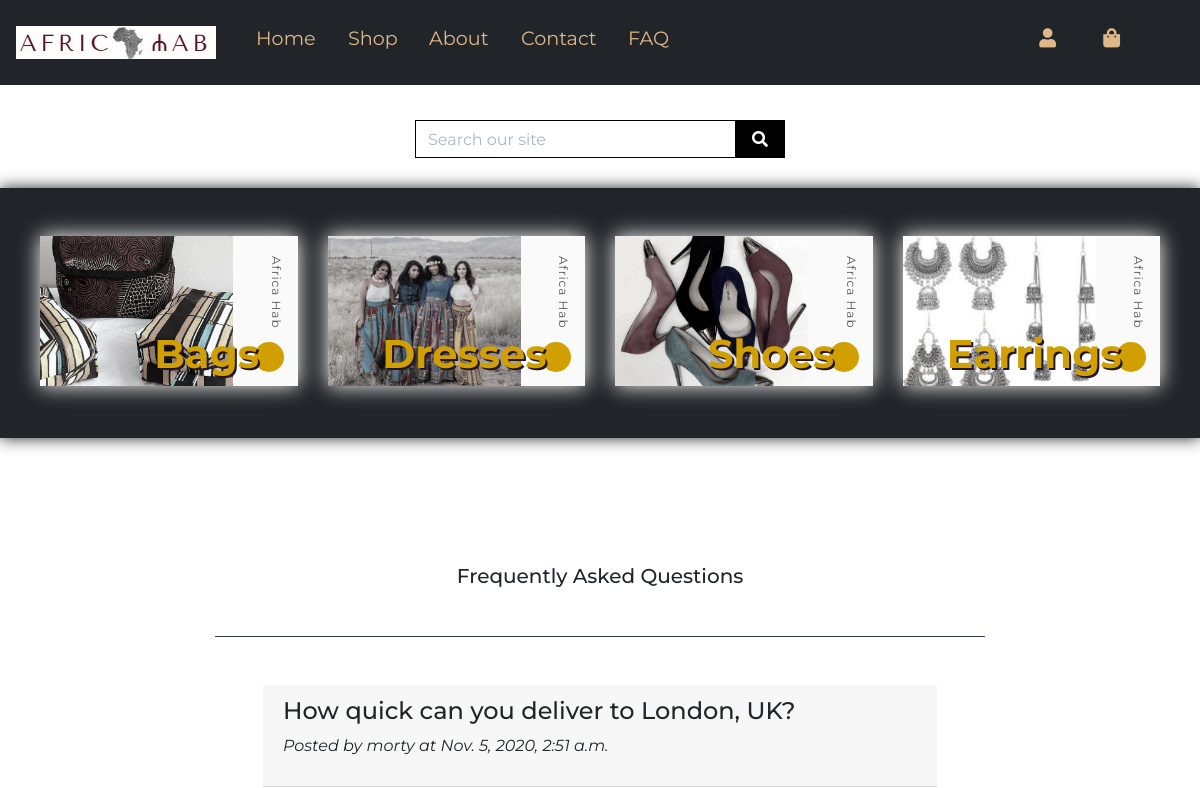
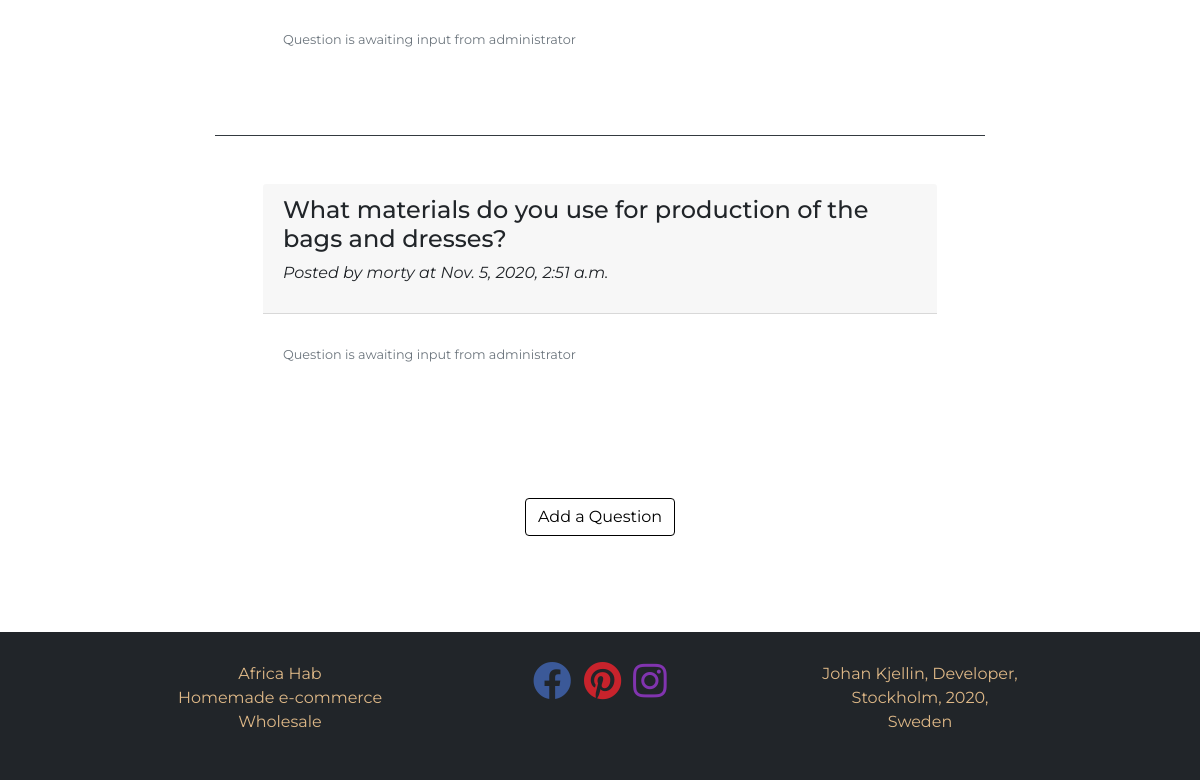
The app's page /faq/, older data (2 pictures, top to bottom).
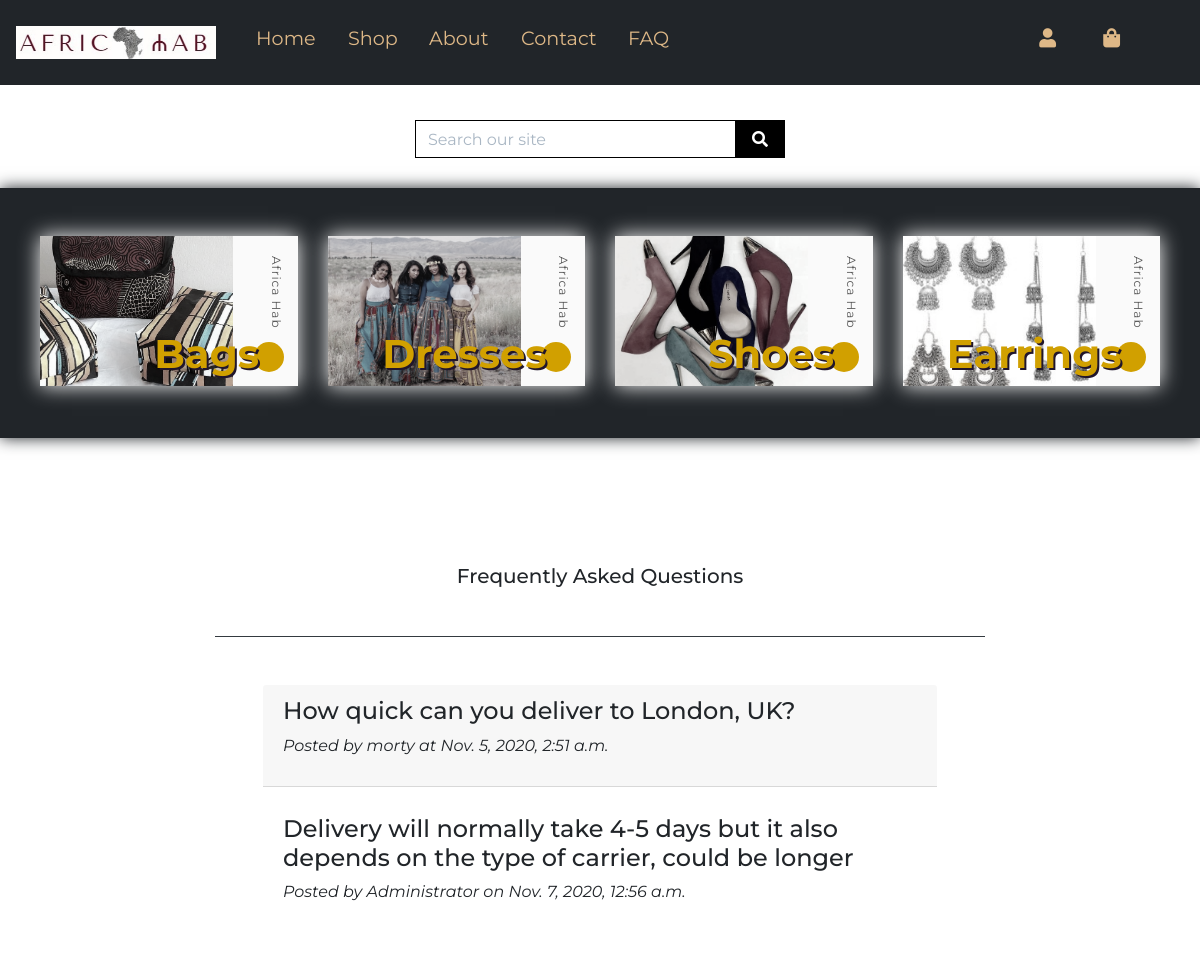
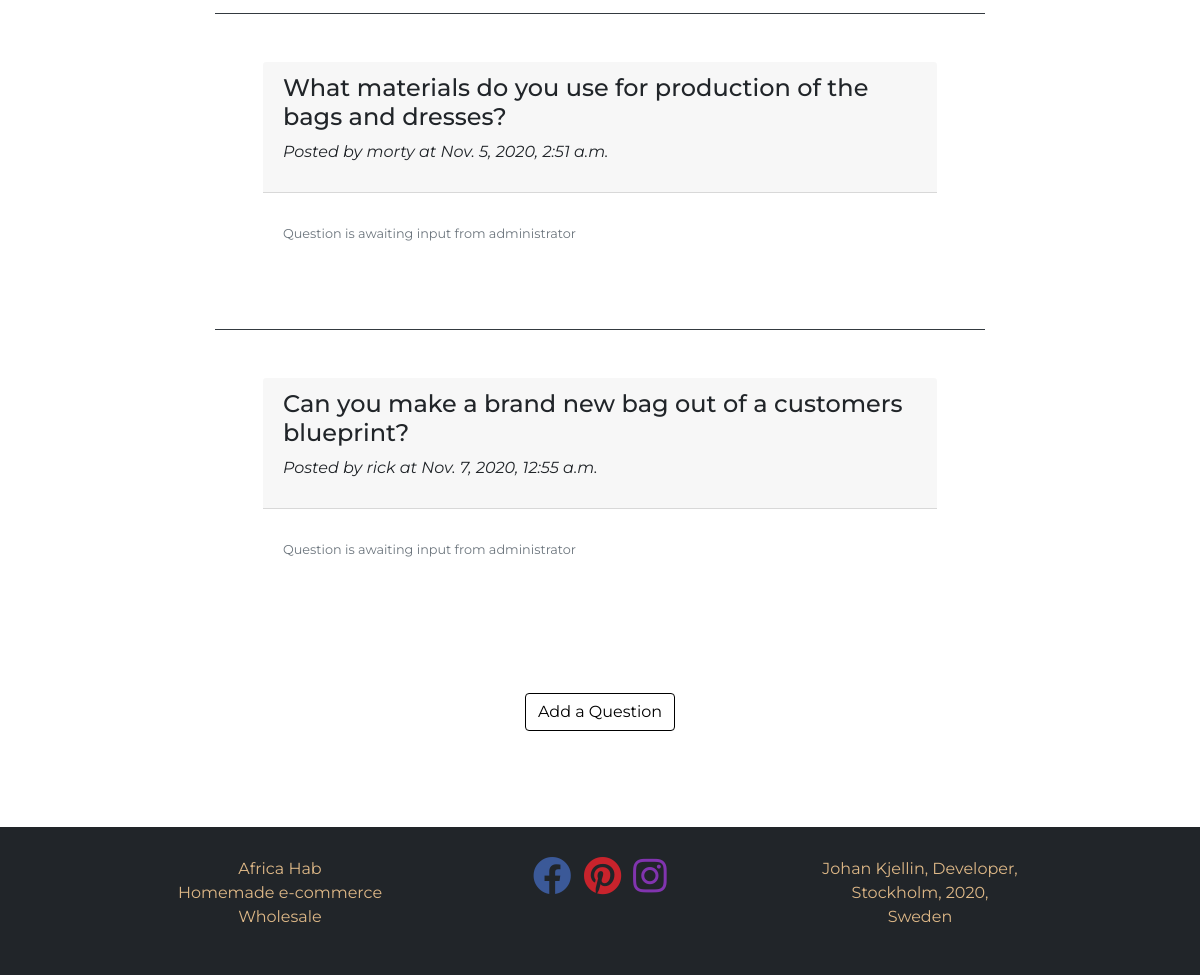
The same page, newer data (2 pictures, top to bottom).
### faq/models.py (models this page shows, shortened)
class Question(models.Model):
    created_by = models.ForeignKey(
        User, on_delete=models.SET_NULL, null=True, blank=True, related_name="faq_questions")
    related_answer = models.OneToOneField(
        Answer, null=True, blank=True, on_delete=models.SET_NULL)
    created_at = models.DateTimeField(auto_now_add=True, null=True, blank=True)
    text = models.TextField(
        max_length=1000, default="Question details")

class Answer(models.Model):
    created_at = models.DateTimeField(auto_now_add=True, null=True, blank=True)
    text = models.TextField(max_length=1000)
    related_question = models.ForeignKey('Question', null=True, blank=True, on_delete=models.CASCADE)

### faq/views.py (the view)
# urls.py: path('', views.faq, name='faq'),
def faq(request):
    questions = Question.objects.all()
    answers = Answer.objects.all()
    context = {
        'questions': questions,
        'answers': answers,
    }
    return render(request, 'faq/faq.html', context)

### bag/contexts.py (called while the page is built, shortened)
def bag_contents(request):
    bag_items = []
    total = 0
    product_count = 0
    bag = request.session.get('bag', {})
    if total < settings.FREE_DELIVERY_THRESHOLD:
        delivery = total * Decimal(settings.STANDARD_DELIVERY_PERCENTAGE / 100)
        free_delivery_delta = settings.FREE_DELIVERY_THRESHOLD - total
    else:
        delivery = 0
        free_delivery_delta = 0
    grand_total = delivery + total
    context = {
        'bag_items': bag_items,
        'total': total,
        'product_count': product_count,
        'delivery': delivery,
        'free_delivery_delta': free_delivery_delta,
        'free_delivery_threshold': settings.FREE_DELIVERY_THRESHOLD,
        'grand_total': grand_total,
    }
    return context

### faq/templates/faq/faq.html (shortened to what this page needs)
{% extends 'base.html' %}
{% load static %}
{% block content %}
<h5 class="text-center my-5">Frequently Asked Questions</h5>
<div class="container mb-5">
    <div class="row">
        {% for question in questions %}
        <div class="col-sm-10 offset-sm-1 col-12 my-20">
            <div class="card-faq p-5 border-top border-dark">
                <div class="card-header">
                    <h4>
                        {{ question.text }}
                    </h4>
                    <p class="font-italic text-left">
                        Posted by {% if question.created_by %}{{question.created_by}}
                        {% else %}Guest{% endif %} at {% if question.created_at %}
                        {{ question.created_at }}{% else %}an unknown time{% endif %}
                    </p>
                </div>
                <div class="card-body">
                    {% if question.related_answer %}
                    <div class="my-2">
                        <h4 class="text-left">{{ question.related_answer.text }}</h4>
                        <p class="font-italic text-left">Posted by Administrator on {{ question.related_answer.created_at }}</p>
                    </div>
                    {% else %}
                    <div class="my-2">
                        <p class="text-muted text-italic">
                            <small>Question is awaiting input from administrator</small>
                        </p>
                    </div>
                    {% endif %}
                </div>
            </div>
        </div>
        {% endfor %}
    </div>
</div>
<div class="d-flex my-5 justify-content-center">
    <a class="btn btn-outline-black" href="{% url 'add_question' %}">Add a Question</a>
</div>
{% endblock %}

Row changes from the older to the newer data that the page shows:
changed Question "How quick can you deliver to London, UK?": related_answer.text (not shown) → "Delivery will normally take 4-5 days but it also depends on the type of carrier, could be longer"; related_answer.created_at (not shown) → "Nov. 7, 2020, 12:56 a.m."; related_answer_id "Question is awaiting input from administrator" → "Posted by Administrator on"
added Question: text "Can you make a brand new bag out of a customers blueprint?", created_by "rick", created_at "Nov. 7, 2020, 12:55 a.m.", shows "Question is awaiting input from administrator"
